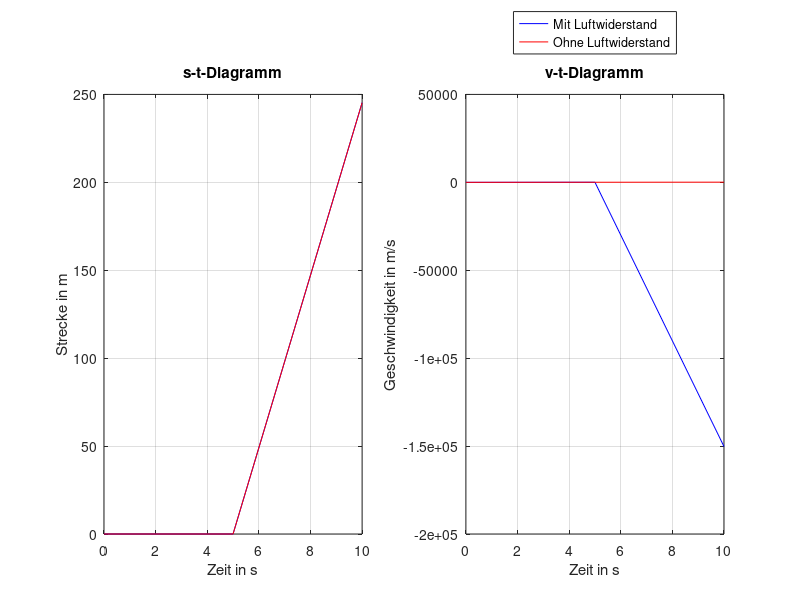

MATLAB code to generate this figure:
clear all

G = 9.81;

DELTA_T = input("Gebe Zeitintervall in s ein: ");
ANFANGSHOEHE = input("Gebe Anfangshoehe in m ein: ");
CW = input("Gebe Luftwiderstandsbeiwert (cw-Wert) ein: ");
RHO_L = input("Gebe Luftdichte in kg/m^3 ein: ");
A = input("Gebe Querschnittsflaeche in m^2 ein: ");
M = input("Gebe Masse in kg ein: ");

t(1) = 0;
v(1) = 0;
s(1) = 0;
a(1) = G;

i = 1;
while s(i) <= ANFANGSHOEHE
  t(i+1) = t(i) + DELTA_T;
  v(i+1) = v(i) + (G - (1/2*CW*RHO_L*A*(v(i))^2)/M) * DELTA_T;
  s(i+1) = s(i) + v(i) * DELTA_T;
  a(i+1) = G - (1/2*CW*RHO_L*A*(v(i+1))^2)/M;
  i = i + 1;
end

t_o(1) = 0;
v_o(1) = 0;
s_o(1) = 0;
a_o(1) = G;

i_o = 1
while s_o(i_o) <= ANFANGSHOEHE
  t_o(i_o+1) = t_o(i_o) + DELTA_T;
  s_o(i_o+1) = s_o(i_o) + v_o(i_o)*DELTA_T;
  v_o(i_o+1) = t_o(i_o+1)*G;
  i_o = i_o + 1;
end

fprintf("Endgeschwindigkeit Theorie (ohne LW): %6.2f m/s, %6.2f km/h\n", sqrt(2*G*ANFANGSHOEHE), sqrt(2*G*ANFANGSHOEHE)*3.6);
fprintf("Endgeschwindigkeit Theorie (mit LW): %6.2f m/s, %6.2f km/h\n", sqrt(2*G*M/(RHO_L*A*CW)), sqrt(2*G*M/(RHO_L*A*CW))*3.6);
fprintf("Endgeschwindigkeit Simulation (ohne LW): %6.2f m/s, %6.2f km/h\n", v_o(i_o), (v_o(i_o)*3.6));
fprintf("Endgeschwindigkeit Simulation (mit LW): %6.2f m/s, %6.2f km/h\n", v(i), (v(i)*3.6));
fprintf("Fallzeit (ohne LW): %6.2f s\n", t_o(i_o));
fprintf("Fallzeit (mit LW): %6.2f s\n", t(i));
fprintf("Anzahl Schritte zur Abbruchbedingung (ohne LW): %1.f\n", i_o);
fprintf("Anzahl Schritte zur Abbruchbedingung (mit LW): %1.f\n", i);

subplot(1,2,1);
plot(t,s,"b",t_o,s_o,"r");
grid on
title("s-t-Diagramm", "FontWeight","bold");
xlabel("Zeit in s");
ylabel("Strecke in m");

subplot(1,2,2);
plot(t,v,"b",t_o,v_o,"r");
grid on
title("v-t-Diagramm", "FontWeight","bold");
xlabel("Zeit in s");
ylabel("Geschwindigkeit in m/s");
legend("Mit Luftwiderstand","Ohne Luftwiderstand","location","northoutside");
